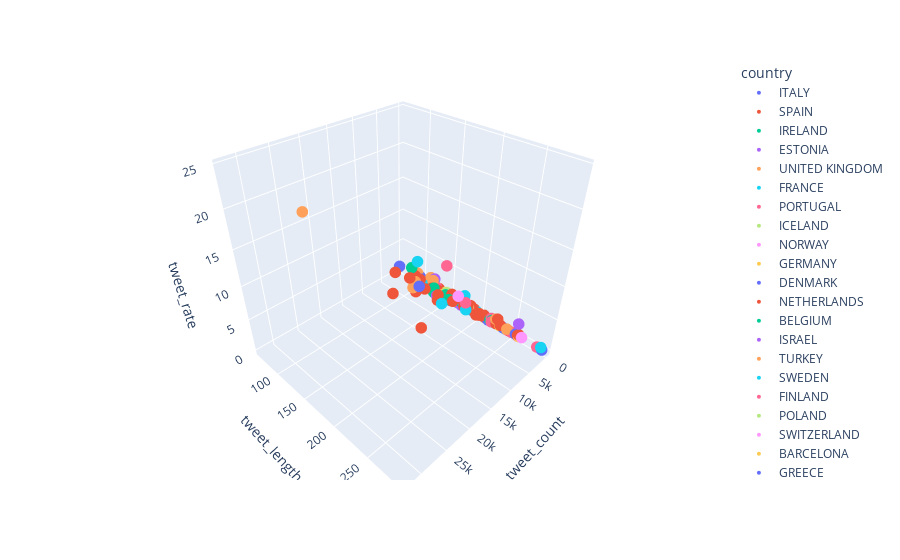

The notebook cell this image was saved under:
### Code cell
px.scatter_3d(startups, x="tweet_count", y="tweet_length", z="tweet_rate", color= "country").update_traces(marker=dict(size=4))

### Figure 1 — Plotly figure (JSON) as saved in the notebook; plotly's stock layout.template omitted (floating-point values rounded to 4 significant figures)
{"data": [{"hovertemplate": "country=ITALY<br>tweet_count=%{x}<br>tweet_length=%{y}<br>tweet_rate=%{z}<extra></extra>", "legendgroup": "ITALY", "marker": {"color": "#636efa", "size": 4, "symbol": "circle"}, "mode": "markers", "name": "ITALY", "scene": "scene", "showlegend": true, "type": "scatter3d", "x": [null, 636, 576, null, null, null, 17, 119, null, null, null, 133, null, null, null, null, 1019, null, null, 704, null, 69, 117, null, null, null, 1208, 94, 41, 72, null, 642, null, 461, 65, null, null, null, 222, null, 38, null, null, null, 31, 689, 43, null, null, 476, null, null, null, null, null, null], "y": [null, 170.6, 176.9, null, null, null, 118.2, 183.5, null, null, null, 118.8, null, null, null, null, 63.53, null, null, 168.3, null, 126.5, 134.7, null, null, null, 108.2, 95.9, 119.0, 112.6, null, 119.4, null, 138.1, 109.3, null, null, null, 195.7, null, 112.5, null, null, null, 172.4, 116.6, 235.7, null, null, 134.9, null, null, null, null, null, null], "z": [null, 1.122, 0.6745, null, null, null, 0.0224, 0.06506, null, null, null, 0.06624, null, null, null, null, 1.083, null, null, 0.3735, null, 0.06222, 0.06094, null, null, null, 1.27, 0.7231, 0.04409, 0.1104, null, 0.2591, null, 0.2666, 0.05722, null, null, null, 0.1629, null, 0.04323, null, null, null, 0.1088, 0.2573, 0.03713, null, null, 0.3437, null, null, null, null, null, null]}, {"hovertemplate": "country=SPAIN<br>tweet_count=%{x}<br>tweet_length=%{y}<br>tweet_rate=%{z}<extra></extra>", "legendgroup": "SPAIN", "marker": {"color": "#EF553B", "size": 4, "symbol": "circle"}, "mode": "markers", "name": "SPAIN", "scene": "scene", "showlegend": true, "type": "scatter3d", "x": [null, null, 339, null, 273, 69, null, null, null, null, 357, 322, null, null, null, 747, null, null, null, 843, 258, null, 13, 496, 48, 1162, null, 140, 35, null, null, 38, null, 4088, 785, null, 65, 1030, 2190, 156, null, 13256, 147, null, null, null, 11864, 2387, 3418, null, 709, null, 808, 864, null, 9130, 185, 585, null, 2732, null, null, null, null, 991, null, 5165, null, 217, null, null, null, null, null, 5202, null, 996, 1558, 735, null, null, null, 57, 1759, 209, 199, null, 294, 339, 1077, null, null, 15, null, null, 72, null], "y": [null, null, 133.2, null, 192.3, 217.8, null, null, null, null, 187.5, 220.4, null, null, null, 209.8, null, null, null, 136.0, 112.7, null, 117.2, 201.4, 204.4, 185.8, null, 209.6, 127.8, null, null, 185.1, null, 131.4, 158.5, null, 221.1, 159.2, 101.6, 173.6, null, 185.5, 182.1, null, null, null, 157.1, 186.5, 150.0, null, 133.5, null, 198.3, 183.4, null, 113.8, 167.5, 194.2, null, 170.4, null, null, null, null, 169.6, null, 122.8, null, 128.2, null, null, null, null, null, 160.0, null, 185.2, 201.7, 186.4, null, null, null, 115.4, 128.7, 154.1, 171.2, null, 207.5, 187.8, 140.5, null, null, 120.2, null, null, 178.5, null], "z": [null, null, 0.6507, null, 0.5406, 0.2226, null, null, null, null, 0.2684, 0.1926, null, null, null, 0.8164, null, null, null, 0.5249, 0.1618, null, 0.01393, 0.4351, 0.04959, 1.012, null, 0.09309, 0.05303, null, null, 0.6032, null, 2.035, 0.4478, null, 0.1014, 1.453, 1.898, 0.1402, null, 2.927, 0.08602, null, null, null, 8.444, 1.688, 1.809, null, 0.4886, null, 0.3086, 0.5015, null, 5.849, 0.1631, 0.4324, null, 1.649, null, null, null, null, 1.414, null, 1.491, null, 0.1689, null, null, null, null, null, 2.277, null, 0.9708, 0.7291, 0.6863, null, null, null, 0.06223, 1.038, 0.1303, 0.9707, null, 0.2552, 0.5896, 0.6328, null, null, 0.01166, null, null, 0.09836, null]}, {"hovertemplate": "country=IRELAND<br>tweet_count=%{x}<br>tweet_length=%{y}<br>tweet_rate=%{z}<extra></extra>", "legendgroup": "IRELAND", "marker": {"color": "#00cc96", "size": 4, "symbol": "circle"}, "mode": "markers", "name": "IRELAND", "scene": "scene", "showlegend": true, "type": "scatter3d", "x": [null, null, null, null, 1331, 849, null, 1585, null, 3791, 5, 1442, null, null, null, 34, 43, null, null, 373, null, 50, 131, 5, null, 91, null, null, null, 27, 1942, null, 103, 6, 1932, 345], "y": [null, null, null, null, 126.4, 170.6, null, 151.7, null, 105.8, 192.6, 163.9, null, null, null, 197.9, 115.7, null, null, 220.2, null, 141.8, 127.4, 122.6, null, 148.6, null, null, null, 137.1, 133.7, null, 136.6, 168.3, 133.7, 148.4], "z": [null, null, null, null, 0.8632, 0.9759, null, 1.147, null, 4.166, 0.01548, 0.817, null, null, null, 0.05152, 0.2324, null, null, 0.4122, null, 0.02552, 0.1871, 0.1064, null, 0.2571, null, null, null, 0.02435, 0.6816, null, 0.06931, 0.06818, 1.416, 0.4016]}, {"hovertemplate": "country=ESTONIA<br>tweet_count=%{x}<br>tweet_length=%{y}<br>tweet_rate=%{z}<extra></extra>", "legendgroup": "ESTONIA", "marker": {"color": "#ab63fa", "size": 4, "symbol": "circle"}, "mode": "markers", "name": "ESTONIA", "scene": "scene", "showlegend": true, "type": "scatter3d", "x": [126, 62, 81, 2805, null, 7, null, 1416, null, 845, null, 437], "y": [137.0, 113.6, 117.3, 144.2, null, 155.1, null, 103.6, null, 174.1, null, 195.1], "z": [0.0499, 0.08021, 0.4263, 1.073, null, 0.07143, null, 0.3489, null, 0.3764, null, 0.3559]}, {"hovertemplate": "country=UNITED KINGDOM<br>tweet_count=%{x}<br>tweet_length=%{y}<br>tweet_rate=%{z}<extra></extra>", "legendgroup": "UNITED KINGDOM", "marker": {"color": "#FFA15A", "size": 4, "symbol": "circle"}, "mode": "markers", "name": "UNITED KINGDOM", "scene": "scene", "showlegend": true, "type": "scatter3d", "x": [66, 585, 636, 644, 1067, null, null, 45, 663, 20, 180, 655, 239, null, null, 7053, 5, null, null, null, 282, 197, 400, 211, 406, null, null, 419, null, 86, 5860, 80, null, 87, 91, null, 110, null, null, null, 39, null, 228, 231, null, 32317, 490, 300, 539, 1212, 709, null, 1118, null, 237, 75, 47, null, 94, null], "y": [181.9, 243.4, 170.6, 128.9, 155.1, null, null, 126.2, 168.1, 118.1, 206.6, 226.7, 142.6, null, null, 130.2, 106.8, null, null, null, 166.6, 159.0, 139.1, 129.5, 94.14, null, null, 184.8, null, 149.5, 126.0, 218.2, null, 148.9, 110.1, null, 192.2, null, null, null, 214.7, null, 200.8, 165.6, null, 180.8, 118.9, 164.1, 124.6, 143.4, 124.3, null, 187.2, null, 128.9, 121.2, 210.6, null, 153.3, null], "z": [0.04128, 0.5781, 1.122, 0.6013, 0.7788, null, null, 0.06294, 0.4376, 0.03922, 0.1638, 1.197, 0.1892, null, null, 3.406, 0.05051, null, null, null, 0.1911, 0.3289, 0.273, 0.4004, 1.269, null, null, 0.4745, null, 0.08159, 3.695, 0.08316, null, 0.1929, 0.1179, null, 0.3039, null, null, null, 0.1579, null, 0.09723, 0.1236, null, 24.63, 1.863, 0.1454, 0.5704, 0.5344, 1.729, null, 0.8167, null, 0.1337, 0.06029, 0.02217, null, 0.1478, null]}, {"hovertemplate": "country=FRANCE<br>tweet_count=%{x}<br>tweet_length=%{y}<br>tweet_rate=%{z}<extra></extra>", "legendgroup": "FRANCE", "marker": {"color": "#19d3f3", "size": 4, "symbol": "circle"}, "mode": "markers", "name": "FRANCE", "scene": "scene", "showlegend": true, "type": "scatter3d", "x": [null, null, 45, null, 590, null, null, 1, 5872, 98, 945, 476, null, null, null, 884, 296, null, 337, 36, 374, null, null, 272, null, null, 507, 155, 1166, 78, 252, 52, 112, 92, null, 287, 686, null, null, 882, 797, null, 4967, 20, null, null, null, null, 357, null, null, 83, null, 152, null, null, null, 106, 3, 1934, 286, null], "y": [null, null, 146.2, null, 175.9, null, null, 135, 170.8, 197.9, 136.0, 157.1, null, null, null, 112.8, 191.9, null, 112.8, 125.8, 111.6, null, null, 118.6, null, null, 145.2, 139.5, 183.4, 174.7, 129.7, 114, 206.7, 157.1, null, 196.8, 129.0, null, null, 153.1, 117.9, null, 123.4, 194.5, null, null, null, null, 142.3, null, null, 119.4, null, 213.2, null, null, null, 197.8, 139.7, 119.1, 123.7, null], "z": [null, null, 0.03644, null, 0.8038, null, null, 0, 2.641, 0.08066, 0.3619, 0.2931, null, null, null, 0.6014, 0.3921, null, 0.5664, 0.02622, 0.6751, null, null, 0.323, null, null, 0.3616, 0.1865, 1.077, 1.733, 0.145, 0.07636, 0.05556, 0.0579, null, 0.315, 0.2754, null, null, 0.569, 0.2112, null, 6.553, 0.1887, null, null, null, null, 0.1421, null, null, 0.06614, null, 0.1063, null, null, null, 0.04532, 0.08108, 0.9832, 0.3397, null]}, {"hovertemplate": "country=PORTUGAL<br>tweet_count=%{x}<br>tweet_length=%{y}<br>tweet_rate=%{z}<extra></extra>", "legendgroup": "PORTUGAL", "marker": {"color": "#FF6692", "size": 4, "symbol": "circle"}, "mode": "markers", "name": "PORTUGAL", "scene": "scene", "showlegend": true, "type": "scatter3d", "x": [null, 132, null, null, null, 44, 44, 55, 559, null, null, null], "y": [null, 129.1, null, null, null, 172.2, 243.8, 283.5, 116.0, null, null, null], "z": [null, 0.4583, null, null, null, 0.04803, 0.05782, 0.07256, 0.6711, null, null, null]}, {"hovertemplate": "country=ICELAND<br>tweet_count=%{x}<br>tweet_length=%{y}<br>tweet_rate=%{z}<extra></extra>", "legendgroup": "ICELAND", "marker": {"color": "#B6E880", "size": 4, "symbol": "circle"}, "mode": "markers", "name": "ICELAND", "scene": "scene", "showlegend": true, "type": "scatter3d", "x": [null, null, null, null, null, 9, 36, null, null, 461], "y": [null, null, null, null, null, 122.3, 124.9, null, null, 142.1], "z": [null, null, null, null, null, 0.01619, 0.08511, null, null, 0.4973]}, {"hovertemplate": "country=NORWAY<br>tweet_count=%{x}<br>tweet_length=%{y}<br>tweet_rate=%{z}<extra></extra>", "legendgroup": "NORWAY", "marker": {"color": "#FF97FF", "size": 4, "symbol": "circle"}, "mode": "markers", "name": "NORWAY", "scene": "scene", "showlegend": true, "type": "scatter3d", "x": [null, null, null, null, null, null, null, 573, null, 205, null, null, null, 21, 54, 12, null, null, null, null, 6918, null, null, null, null, null], "y": [null, null, null, null, null, null, null, 200.9, null, 124.4, null, null, null, 195.2, 222.1, 187.5, null, null, null, null, 200.7, null, null, null, null, null], "z": [null, null, null, null, null, null, null, 0.4001, null, 0.07353, null, null, null, 0.01935, 0.09408, 0.08163, null, null, null, null, 6.128, null, null, null, null, null]}, {"hovertemplate": "country=GERMANY<br>tweet_count=%{x}<br>tweet_length=%{y}<br>tweet_rate=%{z}<extra></extra>", "legendgroup": "GERMANY", "marker": {"color": "#FECB52", "size": 4, "symbol": "circle"}, "mode": "markers", "name": "GERMANY", "scene": "scene", "showlegend": true, "type": "scatter3d", "x": [null, null, null, null, null, null, null, null, null, 107, null, null, null, null, null, null, null, null, null, 205, null, null, 40, null, null, null, 194, null, null, 194, null, null, 120, null, null, null, null, 66, null, 86, null, 29, null, null, null, null, 278, 588, 18, 272], "y": [null, null, null, null, null, null, null, null, null, 186.2, null, null, null, null, null, null, null, null, null, 185.4, null, null, 198.2, null, null, null, 183.5, null, null, 231.6, null, null, 206.7, null, null, null, null, 135.0, null, 127.4, null, 241.1, null, null, null, null, 259.6, 147.1, 205.6, 156.3], "z": [null, null, null, null, null, null, null, null, null, 0.1194, null, null, null, null, null, null, null, null, null, 0.1911, null, null, 0.0883, null, null, null, 0.1958, null, null, 0.1687, null, null, 0.07722, null, null, null, null, 0.2143, null, 0.07319, null, 0.07214, null, null, null, null, 0.2493, 0.8647, 0.03072, 0.247]}, {"hovertemplate": "country=DENMARK<br>tweet_count=%{x}<br>tweet_length=%{y}<br>tweet_rate=%{z}<extra></extra>", "legendgroup": "DENMARK", "marker": {"color": "#636efa", "size": 4, "symbol": "circle"}, "mode": "markers", "name": "DENMARK", "scene": "scene", "showlegend": true, "type": "scatter3d", "x": [null, null, null, 58, null, null, 7878, 1461, 3, null, null, null, 435, 67, null, null, 809, 426, 41, 45, null, null, null, 61, null, 160, 25, null, null, null, null, null, null, null, null, 48, null, null, null, 432, 69, null], "y": [null, null, null, 253.7, null, null, 146.0, 159.9, 290, null, null, null, 192.3, 239.6, null, null, 158.3, 188.7, 103.0, 161.5, null, null, null, 196.1, null, 214.5, 159.3, null, null, null, null, null, null, null, null, 216.5, null, null, null, 183.9, 110.8, null], "z": [null, null, null, 0.1625, null, null, 4.878, 0.586, 0.005607, null, null, null, 0.3308, 0.04685, null, null, 0.5579, 0.336, 0.06396, 0.109, null, null, null, 0.1242, null, 0.1443, 0.03906, null, null, null, null, null, null, null, null, 0.03378, null, null, null, 0.5174, 0.1039, null]}, {"hovertemplate": "country=NETHERLANDS<br>tweet_count=%{x}<br>tweet_length=%{y}<br>tweet_rate=%{z}<extra></extra>", "legendgroup": "NETHERLANDS", "marker": {"color": "#EF553B", "size": 4, "symbol": "circle"}, "mode": "markers", "name": "NETHERLANDS", "scene": "scene", "showlegend": true, "type": "scatter3d", "x": [2534, null, 14362, null, null, 520, 41, null, null, 304, null, null, 267, 63, 172, null, 15, null, 289, null, 61, null, 443, null, null, null, null, 473, null, 224, 30, null], "y": [112.8, null, 147.7, null, null, 141.4, 221.3, null, null, 154.0, null, null, 161.0, 164.9, 161.0, null, 214.1, null, 257.5, null, 247.3, null, 185.2, null, null, null, null, 162.1, null, 258.7, 140.0, null], "z": [1.986, null, 6.513, null, null, 0.2116, 0.08991, null, null, 0.564, null, null, 0.1613, 0.1238, 0.1874, null, 0.05357, null, 0.3322, null, 0.08892, null, 0.2762, null, null, null, null, 0.2889, null, 0.4667, 0.03676, null]}, {"hovertemplate": "country=BELGIUM<br>tweet_count=%{x}<br>tweet_length=%{y}<br>tweet_rate=%{z}<extra></extra>", "legendgroup": "BELGIUM", "marker": {"color": "#00cc96", "size": 4, "symbol": "circle"}, "mode": "markers", "name": "BELGIUM", "scene": "scene", "showlegend": true, "type": "scatter3d", "x": [null, 269, null, 117, 503, null, null, null, 2653], "y": [null, 222.6, null, 169.8, 217.8, null, null, null, 163.4], "z": [null, 0.2013, null, 0.08738, 0.434, null, null, null, 1.467]}, {"hovertemplate": "country=ISRAEL<br>tweet_count=%{x}<br>tweet_length=%{y}<br>tweet_rate=%{z}<extra></extra>", "legendgroup": "ISRAEL", "marker": {"color": "#ab63fa", "size": 4, "symbol": "circle"}, "mode": "markers", "name": "ISRAEL", "scene": "scene", "showlegend": true, "type": "scatter3d", "x": [null, null, null, null, null, null, null, null, null, 237, 34, null, null, null, null, null, null, 736, null, 233, null, null, null, null, 54, 116, null, null, null, null, 45, null, null, null, 2, null, null], "y": [null, null, null, null, null, null, null, null, null, 127.3, 115.5, null, null, null, null, null, null, 157.0, null, 137.4, null, null, null, null, 128.3, 123.6, null, null, null, null, 125.8, null, null, null, 255.5, null, null], "z": [null, null, null, null, null, null, null, null, null, 0.2416, 0.125, null, null, null, null, null, null, 0.3669, null, 0.2342, null, null, null, null, 0.1087, 1.731, null, null, null, null, 0.08182, null, null, null, 2, null, null]}, {"hovertemplate": "country=TURKEY<br>tweet_count=%{x}<br>tweet_length=%{y}<br>tweet_rate=%{z}<extra></extra>", "legendgroup": "TURKEY", "marker": {"color": "#FFA15A", "size": 4, "symbol": "circle"}, "mode": "markers", "name": "TURKEY", "scene": "scene", "showlegend": true, "type": "scatter3d", "x": [null, null], "y": [null, null], "z": [null, null]}, {"hovertemplate": "country=SWEDEN<br>tweet_count=%{x}<br>tweet_length=%{y}<br>tweet_rate=%{z}<extra></extra>", "legendgroup": "SWEDEN", "marker": {"color": "#19d3f3", "size": 4, "symbol": "circle"}, "mode": "markers", "name": "SWEDEN", "scene": "scene", "showlegend": true, "type": "scatter3d", "x": [null, 2691, 132, 452, null, 58, null, null, 368, null, 134, null, null, 11, 344, null, 946, null, 87, null, 33, null, null, null, null, 458, 566, null, null, null, null, 251, null, null, null], "y": [null, 191.3, 162.0, 189.5, null, 165.6, null, null, 196.5, null, 210.4, null, null, 154.5, 157.6, null, 129.9, null, 171.8, null, 288.4, null, null, null, null, 129.9, 120.5, null, null, null, null, 116.6, null, null, null], "z": [null, 1.481, 0.126, 0.2404, null, 0.07022, null, null, 0.2844, null, 0.1671, null, null, 0.03047, 0.5993, null, 0.5614, null, 0.07102, null, 0.3333, null, null, null, null, 0.3423, 0.2355, null, null, null, null, 0.2051, null, null, null]}, {"hovertemplate": "country=FINLAND<br>tweet_count=%{x}<br>tweet_length=%{y}<br>tweet_rate=%{z}<extra></extra>", "legendgroup": "FINLAND", "marker": {"color": "#FF6692", "size": 4, "symbol": "circle"}, "mode": "markers", "name": "FINLAND", "scene": "scene", "showlegend": true, "type": "scatter3d", "x": [null, 625, 183, 17, null, null, null, 131, null, 85, null, null, 76, null, null, 10, null, 425, null, null, 159, null, 2614, null, null, 14, 16, 630, 531, 248], "y": [null, 220.6, 170.3, 232.1, null, null, null, 112.0, null, 103.6, null, null, 191.1, null, null, 142.1, null, 159.2, null, null, 248.7, null, 189.7, null, null, 146.4, 116.2, 129.9, 96.83, 218.5], "z": [null, 0.3293, 0.1993, 0.03908, null, null, null, 0.3342, null, 0.1138, null, null, 0.2011, null, null, 5, null, 0.3381, null, null, 0.1769, null, 2.538, null, null, 0.01381, 0.01275, 0.8799, 0.6959, 0.6064]}, {"hovertemplate": "country=POLAND<br>tweet_count=%{x}<br>tweet_length=%{y}<br>tweet_rate=%{z}<extra></extra>", "legendgroup": "POLAND", "marker": {"color": "#B6E880", "size": 4, "symbol": "circle"}, "mode": "markers", "name": "POLAND", "scene": "scene", "showlegend": true, "type": "scatter3d", "x": [null, 145, 429, 626, null, 128, null, 408, null], "y": [null, 178.6, 158.9, 148.3, null, 218.3, null, 154.5, null], "z": [null, 0.1198, 0.6953, 0.9152, null, 0.2612, null, 0.3016, null]}, {"hovertemplate": "country=SWITZERLAND<br>tweet_count=%{x}<br>tweet_length=%{y}<br>tweet_rate=%{z}<extra></extra>", "legendgroup": "SWITZERLAND", "marker": {"color": "#FF97FF", "size": 4, "symbol": "circle"}, "mode": "markers", "name": "SWITZERLAND", "scene": "scene", "showlegend": true, "type": "scatter3d", "x": [null, null, null, 22, 31, 234, null, 41, null, 194, null, null, null, null, null, 113, null, 12, 2, null, 5, null, 173, 96, null, null], "y": [null, null, null, 140.7, 168.1, 133.7, null, 216.3, null, 262.9, null, null, null, null, null, 222.3, null, 186.6, 180, null, 150.6, null, 209.2, 210.4, null, null], "z": [null, null, null, 0.04681, 0.03045, 0.3431, null, 0.05977, null, 0.2799, null, null, null, null, null, 0.1352, null, 0.06283, 0.05405, null, 0.1136, null, 0.1977, 0.1433, null, null]}, {"hovertemplate": "country=BARCELONA<br>tweet_count=%{x}<br>tweet_length=%{y}<br>tweet_rate=%{z}<extra></extra>", "legendgroup": "BARCELONA", "marker": {"color": "#FECB52", "size": 4, "symbol": "circle"}, "mode": "markers", "name": "BARCELONA", "scene": "scene", "showlegend": true, "type": "scatter3d", "x": [267, null], "y": [152.8, null], "z": [0.1057, null]}, {"hovertemplate": "country=GREECE<br>tweet_count=%{x}<br>tweet_length=%{y}<br>tweet_rate=%{z}<extra></extra>", "legendgroup": "GREECE", "marker": {"color": "#636efa", "size": 4, "symbol": "circle"}, "mode": "markers", "name": "GREECE", "scene": "scene", "showlegend": true, "type": "scatter3d", "x": [12, null, 497, 169, null, 294], "y": [165.6, null, 215.0, 202.8, null, 128.7], "z": [0.008627, null, 0.2246, 0.07119, null, 0.2755]}, {"hovertemplate": "country=AUSTRIA<br>tweet_count=%{x}<br>tweet_length=%{y}<br>tweet_rate=%{z}<extra></extra>", "legendgroup": "AUSTRIA", "marker": {"color": "#EF553B", "size": 4, "symbol": "circle"}, "mode": "markers", "name": "AUSTRIA", "scene": "scene", "showlegend": true, "type": "scatter3d", "x": [192, 284, null, 19, null, null, 420, 580, 582, null, null, 24, 39, null, null, 647], "y": [226.0, 152.4, null, 106.5, null, null, 209.7, 229.0, 233.6, null, null, 192.4, 189.9, null, null, 202.5], "z": [0.142, 0.1508, null, 0.01777, null, null, 0.2875, 1.321, 0.5808, null, null, 0.03385, 0.06866, null, null, 0.3071]}, {"hovertemplate": "country=MALTA<br>tweet_count=%{x}<br>tweet_length=%{y}<br>tweet_rate=%{z}<extra></extra>", "legendgroup": "MALTA", "marker": {"color": "#00cc96", "size": 4, "symbol": "circle"}, "mode": "markers", "name": "MALTA", "scene": "scene", "showlegend": true, "type": "scatter3d", "x": [309], "y": [168.5], "z": [0.1432]}, {"hovertemplate": "country=HUNGARY<br>tweet_count=%{x}<br>tweet_length=%{y}<br>tweet_rate=%{z}<extra></extra>", "legendgroup": "HUNGARY", "marker": {"color": "#ab63fa", "size": 4, "symbol": "circle"}, "mode": "markers", "name": "HUNGARY", "scene": "scene", "showlegend": true, "type": "scatter3d", "x": [null, null, null, null, 59, null, null, null, null, null, null, null], "y": [null, null, null, null, 117.1, null, null, null, null, null, null, null], "z": [null, null, null, null, 0.2469, null, null, null, null, null, null, null]}, {"hovertemplate": "country=UKRAINE<br>tweet_count=%{x}<br>tweet_length=%{y}<br>tweet_rate=%{z}<extra></extra>", "legendgroup": "UKRAINE", "marker": {"color": "#FFA15A", "size": 4, "symbol": "circle"}, "mode": "markers", "name": "UKRAINE", "scene": "scene", "showlegend": true, "type": "scatter3d", "x": [16, null, null], "y": [194.2, null, null], "z": [0.02183, null, null]}, {"hovertemplate": "country=SLOVENIA<br>tweet_count=%{x}<br>tweet_length=%{y}<br>tweet_rate=%{z}<extra></extra>", "legendgroup": "SLOVENIA", "marker": {"color": "#19d3f3", "size": 4, "symbol": "circle"}, "mode": "markers", "name": "SLOVENIA", "scene": "scene", "showlegend": true, "type": "scatter3d", "x": [null, null, null, 31, 337, null, null, 222, null], "y": [null, null, null, 104.8, 121.1, null, null, 151.2, null], "z": [null, null, null, 0.3333, 0.1991, null, null, 0.09512, null]}, {"hovertemplate": "country=SLOVAKIA<br>tweet_count=%{x}<br>tweet_length=%{y}<br>tweet_rate=%{z}<extra></extra>", "legendgroup": "SLOVAKIA", "marker": {"color": "#FF6692", "size": 4, "symbol": "circle"}, "mode": "markers", "name": "SLOVAKIA", "scene": "scene", "showlegend": true, "type": "scatter3d", "x": [null, 35], "y": [null, 257.5], "z": [null, 0.03657]}, {"hovertemplate": "country=CYPRUS<br>tweet_count=%{x}<br>tweet_length=%{y}<br>tweet_rate=%{z}<extra></extra>", "legendgroup": "CYPRUS", "marker": {"color": "#B6E880", "size": 4, "symbol": "circle"}, "mode": "markers", "name": "CYPRUS", "scene": "scene", "showlegend": true, "type": "scatter3d", "x": [null], "y": [null], "z": [null]}, {"hovertemplate": "country=UNDEFINED<br>tweet_count=%{x}<br>tweet_length=%{y}<br>tweet_rate=%{z}<extra></extra>", "legendgroup": "UNDEFINED", "marker": {"color": "#FF97FF", "size": 4, "symbol": "circle"}, "mode": "markers", "name": "UNDEFINED", "scene": "scene", "showlegend": true, "type": "scatter3d", "x": [null, 207], "y": [null, 221.1], "z": [null, 0.1501]}, {"hovertemplate": "country=PERUGIA<br>tweet_count=%{x}<br>tweet_length=%{y}<br>tweet_rate=%{z}<extra></extra>", "legendgroup": "PERUGIA", "marker": {"color": "#FECB52", "size": 4, "symbol": "circle"}, "mode": "markers", "name": "PERUGIA", "scene": "scene", "showlegend": true, "type": "scatter3d", "x": [599], "y": [174.2], "z": [0.4633]}, {"hovertemplate": "country=LC<br>tweet_count=%{x}<br>tweet_length=%{y}<br>tweet_rate=%{z}<extra></extra>", "legendgroup": "LC", "marker": {"color": "#636efa", "size": 4, "symbol": "circle"}, "mode": "markers", "name": "LC", "scene": "scene", "showlegend": true, "type": "scatter3d", "x": [null], "y": [null], "z": [null]}, {"hovertemplate": "country=LITHUANIA<br>tweet_count=%{x}<br>tweet_length=%{y}<br>tweet_rate=%{z}<extra></extra>", "legendgroup": "LITHUANIA", "marker": {"color": "#EF553B", "size": 4, "symbol": "circle"}, "mode": "markers", "name": "LITHUANIA", "scene": "scene", "showlegend": true, "type": "scatter3d", "x": [null], "y": [null], "z": [null]}], "layout": {"legend": {"title": {"text": "country"}, "tracegroupgap": 0}, "margin": {"t": 60}, "scene": {"domain": {"x": [0, 1], "y": [0, 1]}, "xaxis": {"title": {"text": "tweet_count"}}, "yaxis": {"title": {"text": "tweet_length"}}, "zaxis": {"title": {"text": "tweet_rate"}}}}}
